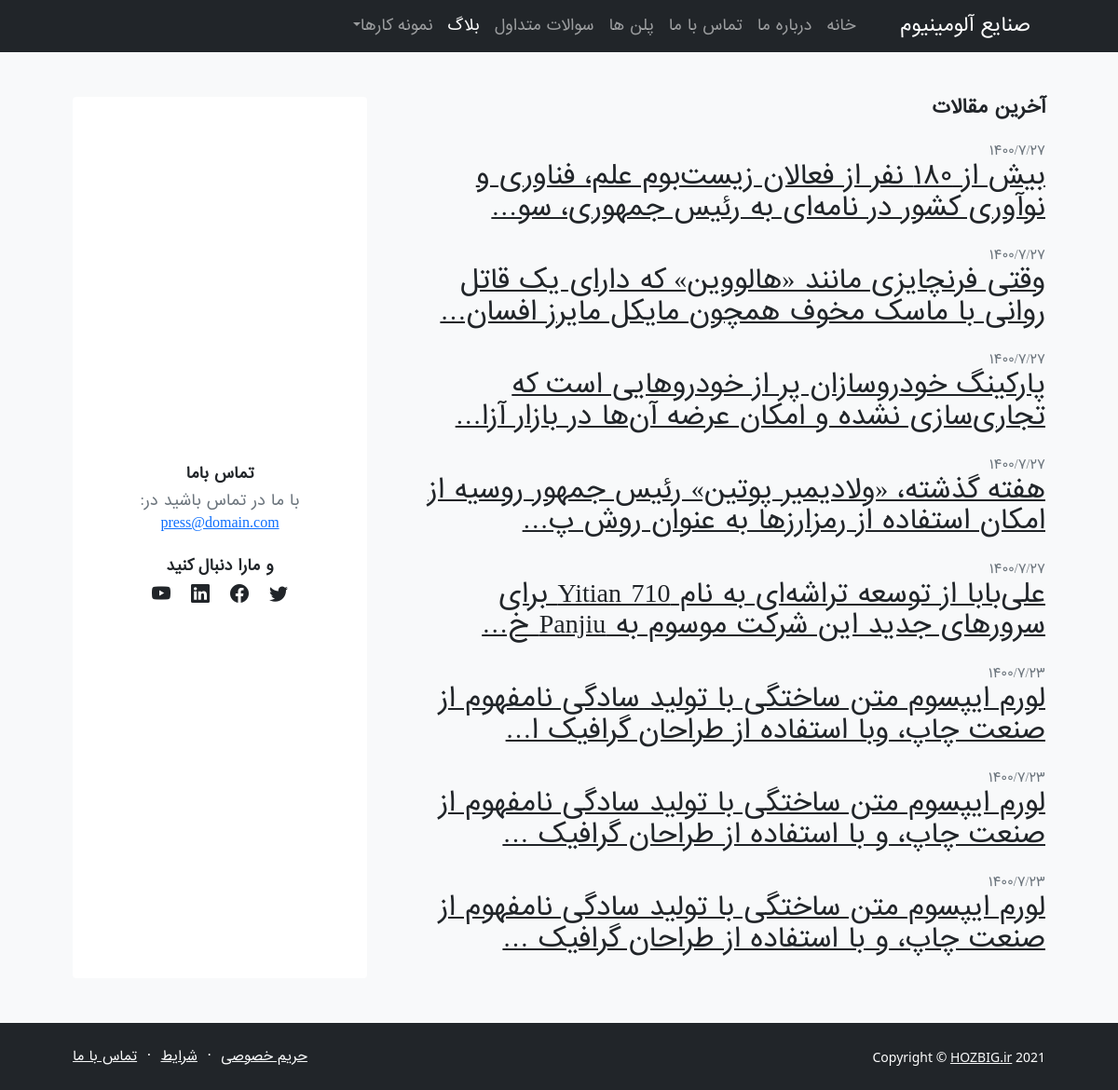
Screenshot of /blog/list with the database file from the repository.
### blog_articel/models.py (models this page shows, shortened)
class Article(models.Model):
    title = models.CharField(max_length=150, )
    slug = models.SlugField(blank=True, default="", unique=True, )
    text = models.TextField(null=True, blank=True, )
    image = models.ImageField(upload_to="articles-image/", null=True, blank=False, )
    time_for_read = models.IntegerField(default=5)
    category = models.ManyToManyField(Category, related_name="category_rel_name")
    created_time = models.DateTimeField(auto_now_add=True, blank=True, null=True, )
    publish_time = models.DateTimeField(auto_now=True, blank=True, null=True, )
    STATUS_LIST = (
            ("p", "publish"),
            ("d", "draft"),
        )
    status = models.CharField(max_length=1, choices=STATUS_LIST, default="p", )
    suggest = models.BooleanField(default=False, help_text="If true: avaibale to show in suggest field.", )
    def j_created_time(self):
        return jalali_convertor(self.created_time, lang_format="en", time_status="on")
    j_created_time.short_description = "created_time"
    def j_publish_time(self):
        return jalali_convertor(self.publish_time)
    j_publish_time.short_description = "published_time"

### blog/views.py (the view)
# urls.py: path('list', blog_list_view, name= 'blog_list_url'),
def blog_list_view(request):
    context = {
        "page_title": "لیست مقالات",
    }
    return render(request, 'blog/blog-list.html', context)

### blog/templatetags/last_articeles.py (called while the page is built)
@register.inclusion_tag("partials/last-articeles.html")
def last_articeles_tag():
    return {
        'articeles': Article.objects.all().order_by("-created_time"),
    }

### extensions/jalali.py (called while the page is built)
    def persian_tuple(self):
        return self.persian_year, self.persian_month, self.persian_day

### extensions/per_num.py (called while the page is built, shortened)
def persian_number_convertor(my_str, lang_format):
    if lang_format == "fa":
        numbers = {
            "0": "۰",
            "1": "۱",
            "2": "۲",
            "3": "۳",
            "4": "۴",
            "5": "۵",
            "6": "۶",
            "7": "۷",
            "8": "۸",
            "9": "۹",
        }
    for e, p in numbers.items():
        my_str = my_str.replace(e, p)
    return my_str

### templates/blog/blog-list.html
{% extends 'bases/base-templates.html' %}
{% load static %}
{% load last_articeles_library %}
        {% block first_row %}
            {% last_articeles_tag %}
        {% endblock first_row %}

### templates/partials/last-articeles.html
{% load static %}
<section class="py-5 bg-light">
    <div class="container px-5">
        <div class="row gx-5">
            <div class="col-xl-8">
                <h2 class="fw-bolder fs-5 mb-4">آخرین مقالات</h2>
                {% for item in articeles %}
                    <div class="mb-4">
                        <div class="small text-muted">{{item.j_publish_time}}</div>
                        <a class="link-dark" href="{% url 'blog_app:blog_post_url' item.slug %}">
                            <h3>{{item.text|truncatechars:90}}</h3>
                        </a>
                    </div>
                {% endfor %}
            </div>
            <div class="col-xl-4">
                <div class="card border-0 h-100">
                    <div class="card-body p-4">
                        <div class="d-flex h-100 align-items-center justify-content-center">
                            <div class="text-center">
                                <div class="h6 fw-bolder">تماس باما</div>
                                <p class="text-muted mb-4">
                                    با ما در تماس باشید در:
                                    <br />
                                    <a href="#!">press@domain.com</a>
                                </p>
                                <div class="h6 fw-bolder">و مارا دنبال کنید</div>
                                <a class="fs-5 px-2 link-dark" href="#!"><i class="bi-twitter"></i></a>
                                <a class="fs-5 px-2 link-dark" href="#!"><i class="bi-facebook"></i></a>
                                <a class="fs-5 px-2 link-dark" href="#!"><i class="bi-linkedin"></i></a>
                                <a class="fs-5 px-2 link-dark" href="#!"><i class="bi-youtube"></i></a>
                            </div>
                        </div>
                    </div>
                </div>
            </div>
        </div>
    </div>
</section>

### assets/css/styles-mine.css (style rules this page uses)
body { font-family: 'IRANSans'; }

### rows the page displays
Article: j_publish_time "۱۴۰۰/۷/۲۷", text "بیش از ۱۸۰ نفر از فعالان زیست‌بوم علم، فناوری و نوآوری کشور در نامه‌ای به رئیس جمهوری، سو…"
Article: j_publish_time "۱۴۰۰/۷/۲۷", text "وقتی فرنچایزی مانند «هالووین» که دارای یک قاتل روانی با ماسک مخوف همچون مایکل مایرز افسان…"
Article: j_publish_time "۱۴۰۰/۷/۲۷", text "پارکینگ خودروسازان پر از خودروهایی است که تجاری‌سازی نشده و امکان عرضه آن‌ها در بازار آزا…"
Article: j_publish_time "۱۴۰۰/۷/۲۷", text "هفته گذشته، «ولادیمیر پوتین» رئیس جمهور روسیه از امکان استفاده از رمزارزها به عنوان روش پ…"
Article: j_publish_time "۱۴۰۰/۷/۲۷", text "علی‌بابا از توسعه تراشه‌ای به نام Yitian 710 برای سرورهای جدید این شرکت موسوم به Panjiu خ…"
Article: j_publish_time "۱۴۰۰/۷/۲۳", text "لورم ایپسوم متن ساختگی با تولید سادگی نامفهوم از صنعت چاپ، وبا استفاده از طراحان گرافیک ا…"
Article: j_publish_time "۱۴۰۰/۷/۲۳", text "لورم ایپسوم متن ساختگی با تولید سادگی نامفهوم از صنعت چاپ، و با استفاده از طراحان گرافیک …"
Article: j_publish_time "۱۴۰۰/۷/۲۳", text "لورم ایپسوم متن ساختگی با تولید سادگی نامفهوم از صنعت چاپ، و با استفاده از طراحان گرافیک …"
